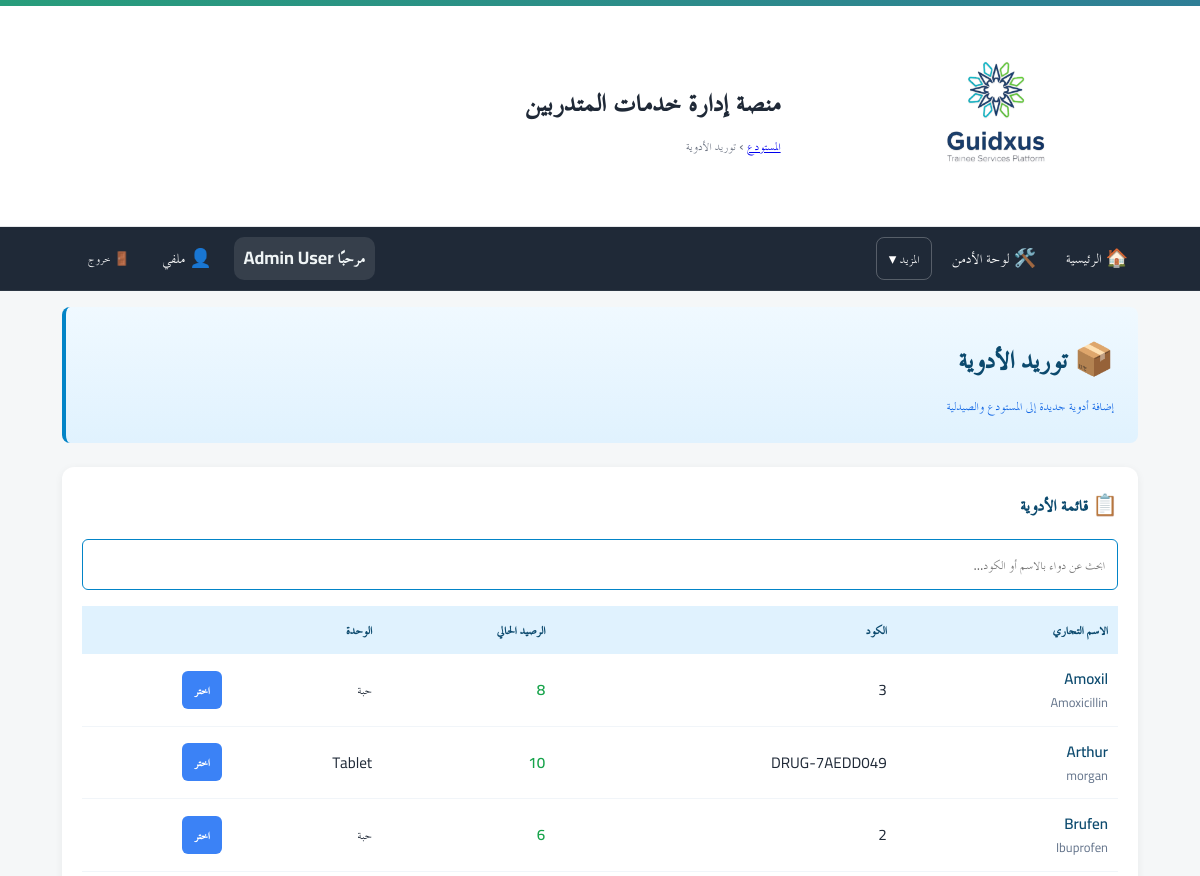
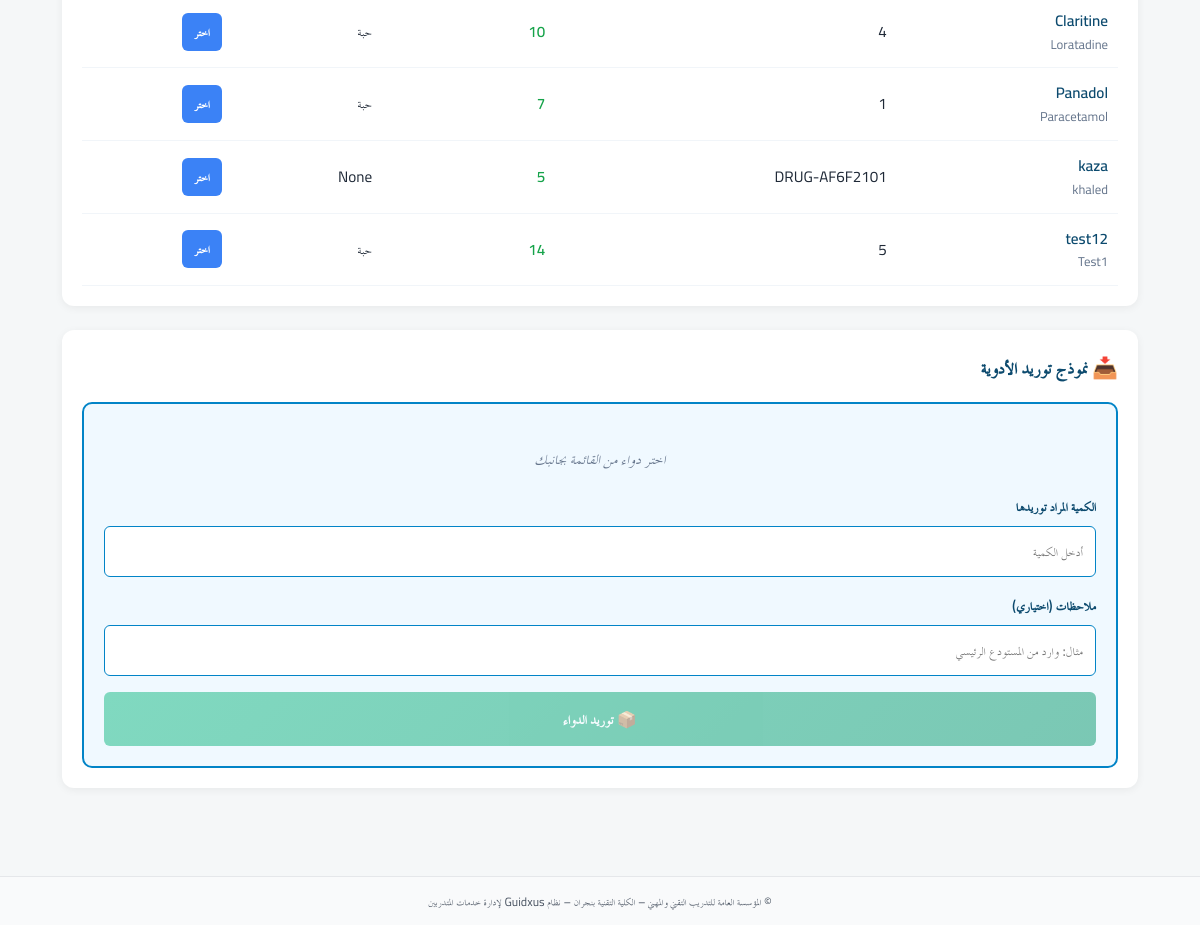
The app's page /inventory/dispense-drugs (signed in) with its own data (2 pictures, top to bottom).
### app/models.py (models this page shows)
class User(Base):
    __tablename__ = "users"
    id = Column(Integer, primary_key=True, autoincrement=True)
    full_name = Column(String(255), nullable=False)
    username = Column(String(100), unique=True, nullable=False, index=True)
    password_hash = Column(String(255), nullable=False)
    is_admin = Column(Boolean, default=False, nullable=False)   # سوبر أدمن (صلاحيات كاملة)
    is_college_admin = Column(Boolean, default=False, nullable=False)  # أدمن كلية (صلاحيات في نطاق كلية واحدة)
    college_admin_college = Column(String(255), nullable=True)  # الكلية التي يديرها أدمن الكلية
    is_hod = Column(Boolean, default=False, nullable=False)      # رئيس قسم؟
    is_doc = Column(Boolean, default=False, nullable=False)      # 👈 طبيب الكلية (جديد)
    hod_college = Column(String(255), nullable=True)             # كلية رئيس القسم (إن وُجد)
    is_active = Column(Boolean, default=True, nullable=False)
    must_change_password = Column(Boolean, default=True, nullable=False)  # يجب تغيير كلمة المرور عند أول دخول
    created_at = Column(DateTime, server_default=func.now(), nullable=False)
    updated_at = Column(DateTime, onupdate=func.now())
    headed_departments = relationship(
        "Department",
        back_populates="head_user",
        foreign_keys="Department.head_user_id",
        lazy="selectin",
    )

### tables this page shows
CREATE TABLE warehouse_stock (
            id INTEGER PRIMARY KEY AUTOINCREMENT,
            drug_id INTEGER UNIQUE NOT NULL,
            balance_qty INTEGER DEFAULT 0,
            last_updated TIMESTAMP DEFAULT CURRENT_TIMESTAMP,
            FOREIGN KEY (drug_id) REFERENCES drugs(id)
        );

CREATE TABLE drugs (
            id INTEGER PRIMARY KEY AUTOINCREMENT,
            drug_code TEXT UNIQUE NOT NULL,
            trade_name TEXT NOT NULL,
            generic_name TEXT,
            strength TEXT,
            form TEXT,
            unit TEXT,
            reorder_level INTEGER DEFAULT 0,
            is_active BOOLEAN DEFAULT 1,
            created_at TIMESTAMP DEFAULT CURRENT_TIMESTAMP
        , manufacturer TEXT, created_by INTEGER, updated_by INTEGER, updated_at TIMESTAMP);

### app/routers/inventory.py (the view)
@router.get("/dispense-drugs")
def dispense_drugs_page(
    request: Request,
    user=Depends(require_doc),
    db: Session = Depends(get_db)
):
    drugs_data = db.execute(text('''
        SELECT
            d.id,
            d.drug_code,
            d.trade_name,
            d.generic_name,
            d.strength,
            d.form,
            d.unit,
            ws.balance_qty as warehouse_qty,
            ps.balance_qty as pharmacy_qty
        FROM drugs d
        LEFT JOIN warehouse_stock ws ON d.id = ws.drug_id
        LEFT JOIN pharmacy_stock ps ON d.id = ps.drug_id
        ORDER BY d.trade_name
    ''')).fetchall()
    drugs = [
        {
            'id': row[0],
            'drug_code': row[1],
            'trade_name': row[2],
            'generic_name': row[3],
            'strength': row[4],
            'form': row[5],
            'unit': row[6],
            'warehouse_qty': row[7] or 0,
            'pharmacy_qty': row[8] or 0,
        }
        for row in drugs_data
    ]
    boxes = db.query(FirstAidBox).all()
    return templates.TemplateResponse("inventory/stock_moves.html", {
        "request": request,
        "drugs": drugs,
        "boxes": boxes
    })

### app/templates/inventory/stock_moves.html (shortened to what this page needs)
{% extends "base.html" %}
{% block breadcrumb %}
  <a href="/inventory/">المستودع</a> › <span>توريد الأدوية</span>
{% endblock %}
{% block content %}
<div class="page-header">
  <h1 class="page-title">📦 توريد الأدوية</h1>
  <p class="page-subtitle">إضافة أدوية جديدة إلى المستودع والصيدلية</p>
</div>
<div class="main-content">
  <div class="section">
    <h2 class="section-title">📋 قائمة الأدوية</h2>
    <div class="search-bar">
      <input
        type="text"
        id="supplyDrugSearch"
        placeholder="ابحث عن دواء بالاسم أو الكود..."
      >
    </div>
    <div class="table-container">
      <table class="drugs-table">
        <thead>
          <tr>
            <th>الاسم التجاري</th>
            <th>الكود</th>
            <th>الرصيد الحالي</th>
            <th>الوحدة</th>
            <th></th>
          </tr>
        </thead>
        <tbody id="supplyDrugsTableBody">
          {% if drugs %}
            {% for drug in drugs %}
            <tr class="supply-drug-row" data-drug-id="{{ drug.id }}">
              <td>
                <span class="drug-name">{{ drug.trade_name }}</span>
                {% if drug.generic_name %}
                  <div style="font-size: 0.8rem; color: #64748b;">{{ drug.generic_name }}</div>
                {% endif %}
              </td>
              <td>{{ drug.drug_code }}</td>
              <td>
                <span class="qty-normal">
                  {{ drug.warehouse_qty }}
                </span>
              </td>
              <td>{{ drug.unit }}</td>
              <td>
                <button
                  class="select-drug-btn"
                  onclick="selectSupplyDrug({{ drug.id }}, '{{ drug.trade_name }}', '{{ drug.unit }}')"
                >
                  اختر
                </button>
              </td>
            </tr>
            {% endfor %}
          {% else %}
            <tr>
              <td colspan="5" class="no-drug-message">لا توجد أدوية في النظام</td>
            </tr>
          {% endif %}
        </tbody>
      </table>
    </div>
  </div>
  <div class="section">
    <h2 class="section-title">📥 نموذج توريد الأدوية</h2>
    <form class="action-form" onsubmit="submitSupply(event)">
      <div id="selectedSupplyDrugInfo" class="no-drug-message">اختر دواء من القائمة بجانبك</div>
      <div class="form-group">
        <label for="supplyQuantityInput">الكمية المراد توريدها</label>
        <input
          type="number"
          id="supplyQuantityInput"
          name="quantity"
          min="1"
          placeholder="أدخل الكمية"
          required
        >
      </div>
      <div class="form-group">
        <label for="supplyNotes">ملاحظات (اختياري)</label>
        <input
          type="text"
          id="supplyNotes"
          name="notes"
          placeholder="مثال: وارد من المستودع الرئيسي"
        >
      </div>
      <button type="submit" class="action-btn supply-btn" id="supplyBtn" disabled>
        📦 توريد الدواء
      </button>
    </form>
  </div>
</div>
{% endblock %}

### app/templates/base.html (shortened to what this page needs)
<!doctype html>
<html lang="ar" dir="rtl">
<head>
  <link rel="stylesheet" href="/static/css/app.css">
  <link rel="stylesheet" href="/static/css/custom.css">
</head>
<body>
  <header class="site-header">
    <div class="topband"></div>
    <div class="header-inner">
      {% if ui_logo_url %}
        <img src="{{ ui_logo_url }}" alt="{{ app_name or 'Logo' }}" class="logo">
      {% else %}
        <img src="/static/images/logo.jpg" alt="{{ app_name or 'Logo' }}" class="logo">
      {% endif %}
      <div class="titles">
        <h1 class="site-title">{{ app_name or "منصة إدارة خدمات المتدربين" }}</h1>
        <div class="breadcrumb">{% block breadcrumb %}{% endblock %}</div>
      </div>
    </div>
  </header>
  <nav class="main-nav">
    <div class="nav-inner">
      <a href="/">🏠 الرئيسية</a>
      {% set cu = request.session.get('user') %}
      {% set display_name = (cu.get('full_name') if cu and cu.get('full_name') else (cu.get('username') if cu and cu.get('username') else 'مستخدم')) %}
      {% if cu %}
        {% if cu.get('is_admin') %}
          <a href="/admin/">🛠️ لوحة الأدمن</a>
          <div class="nav-more">
            <button type="button">المزيد ▾</button>
          </div>
        {% endif %}
        <div class="navbar-right">
          <span class="greeting">مرحبًا {{ display_name }}</span>
          <a href="/profile/" class="btn-link" title="ملفي الشخصي">👤 ملفي</a>
          <form method="post" action="/auth/logout" style="margin:0;">
            <button class="btn-link btn-logout" title="تسجيل الخروج">🚪 خروج</button>
          </form>
        </div>
      {% else %}
        <div class="nav-spacer"></div>
        <a href="/auth/login">🔐 تسجيل الدخول</a>
      {% endif %}
    </div>
  </nav>
  <main class="container">
    {% block content %}{% endblock %}
  </main>
  <footer class="site-footer">
    <div class="container">
      <small>
        {{ ui_footer or "© المؤسسة العامة للتدريب التقني والمهني – الكلية التقنية بنجران – نظام Guidxus لإدارة خدمات المتدربين" }}
      </small>
    </div>
  </footer>
</body>
</html>

### app/static/css/app.css (style rules this page uses)
:root { --tvtc-green-1:#7EC6A4; --tvtc-green-2:#289D7B; --tvtc-blue-1:#6BB6C8; --tvtc-blue-2:#2F7E96; --tvtc-gray-1:#F5F7F8; --tvtc-gray-2:#E5E7EA; --tvtc-gray-3:#6B7280; --tvtc-black:#1F2937; --tvtc-ivory:#FAFAF7; }
* { box-sizing:border-box; font-family:"Cairo","TraditionalArabicCustom","MajallaCustom","Noto Kufi Arabic","Segoe UI",Arial,sans-serif; }
body { margin:0; background:linear-gradient(180deg,var(--tvtc-ivory),#fff 220px,var(--tvtc-gray-1) 221px); color:var(--tvtc-black); font-size:18px; line-height:1.7; }
.container { max-width:1100px; margin-inline:auto; padding:16px; }
.site-header { background:#fff; border-bottom:1px solid var(--tvtc-gray-2); }
.header-inner { display:flex; align-items:center; gap:16px; padding-block:12px; }
.logo { height:56px; width:auto; filter: drop-shadow(0 1px 0 rgba(0,0,0,.05)); }
.site-title { margin:0; color:var(--tvtc-blue-2); font-weight:700; letter-spacing:.3px; }
.breadcrumb { color:var(--tvtc-gray-3); font-size:.9rem; }
.topband { height:6px; background:linear-gradient(90deg,var(--tvtc-green-2),var(--tvtc-blue-2)); }
.site-footer { margin-top:40px; background:#fff; border-top:1px solid var(--tvtc-gray-2); padding:16px; color:var(--tvtc-gray-3); text-align:center; }
.main-nav { background: #1f2937; color: #fff; border-bottom: 1px solid rgba(255,255,255,.06); }
.main-nav .nav-inner { display: flex; gap: 10px; align-items: center; padding: 10px 12px; max-width: 1100px; margin: 0 auto; }
.main-nav a { color:#fff; text-decoration:none; padding:6px 10px; border-radius:8px; }
.main-nav form { margin-inline-start: auto; }
.btn-link { background: transparent; color: #fff; border: 0; cursor: pointer; padding: 6px 10px; border-radius: 8px; }

### app/static/css/custom.css (style rules this page uses)
.nav-inner a { display: inline-flex; align-items: center; gap: 6px; color: #fff; text-decoration: none; padding: 6px 10px; border-radius: 8px; }
.nav-inner .btn-link { display: inline-flex; align-items: center; gap: 6px; background: transparent; color: #fff; border: 0; cursor: pointer; padding: 6px 10px; border-radius: 8px; }
.navbar-right { display: flex; align-items: center; gap: 12px; }
.greeting { font-weight: 700; color: #f0f5f6; background: rgba(255, 255, 255, 0.10); padding: 6px 10px; border-radius: 10px; }
.btn-logout { margin-left: 40px; }
.btn-logout { margin-left: 16px; }
.nav-more { position: relative; }
.nav-more > button { background: transparent; border: 1px solid rgba(255, 255, 255, 0.25); color: #fff; padding: 6px 12px; border-radius: 8px; cursor: pointer; font-size: 0.95rem; display: inline-flex; align-items: center; gap: 6px; }
.site-footer { background: #f9fafb; padding: 12px 0; text-align: center; font-size: .9rem; color: #4b5563; }

### app/templates/base.html (style rules this page uses)
:root { --container: 1100px; }
.container { max-width: var(--container); margin: 0 auto; padding: 0 12px; }
.site-header .header-inner { display: flex; align-items: center; gap: 25px; padding: 10px 10px; width: 100%; }
.site-header .logo { height: 200px; width: auto; }
.site-header .site-title { margin: 0; font-weight: 800; font-size: 2rem; color: #1f2937; }
.main-nav { background: #1f2937; color: #fff; border-bottom: 1px solid rgba(255,255,255,.06); }
.main-nav .nav-inner { display: flex; gap: 10px; align-items: center; padding: 10px 12px; max-width: var(--container); margin: 0 auto; }
.main-nav a { color:#fff; text-decoration:none; padding:6px 10px; border-radius:8px; }
.btn-link { background: transparent; color: #fff; border: 0; cursor: pointer; padding: 6px 10px; border-radius: 8px; }
main.container { padding-top: 16px; padding-bottom: 24px; }
.breadcrumb { color:#6b7280; font-size:.92rem; margin-top:4px; font-weight: normal; }
.site-footer { background:#f9fafb; padding:12px 0; text-align:center; font-size:.9rem; color:#4b5563; }

### records on screen
User: full_name "Admin User"
warehouse_stock: trade_name "Amoxil", generic_name "Amoxicillin", drug_code "3", warehouse_qty "8", unit "حبة"
warehouse_stock: trade_name "Arthur", generic_name "morgan", drug_code "DRUG-7AEDD049", warehouse_qty "10", unit "Tablet"
warehouse_stock: trade_name "Brufen", generic_name "Ibuprofen", drug_code "2", warehouse_qty "6", unit "حبة"
warehouse_stock: trade_name "Claritine", generic_name "Loratadine", drug_code "4", warehouse_qty "10", unit "حبة"
warehouse_stock: trade_name "Panadol", generic_name "Paracetamol", drug_code "1", warehouse_qty "7", unit "حبة"
warehouse_stock: trade_name "kaza", generic_name "khaled", drug_code "DRUG-AF6F2101", warehouse_qty "5", unit "None"
warehouse_stock: trade_name "test12", generic_name "Test1", drug_code "5", warehouse_qty "14", unit "حبة"

### other values on screen
{{ app_name or "منصة إدارة خدمات المتدربين" }} "منصة إدارة خدمات المتدربين"
